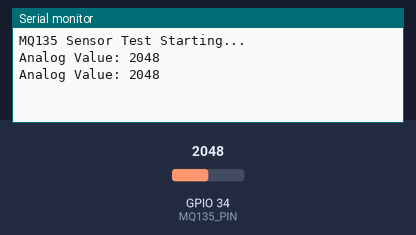
Simulated run of this sketch. Board: ESP32. On the bench: the last lines printed to the serial monitor. The test bench sets the inputs (shaded band); at power-on: GPIO 34 (MQ135_PIN) = 2048.

Above: at 2.2 s.
2.3 s: GPIO 34 (MQ135_PIN) set to 2866
At 3.6 s:
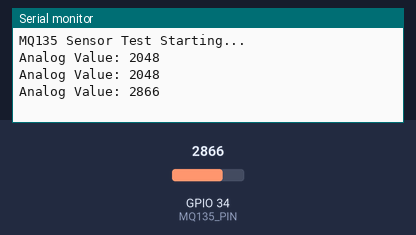
3.8 s: GPIO 34 (MQ135_PIN) set to 3603
At 4.5 s:
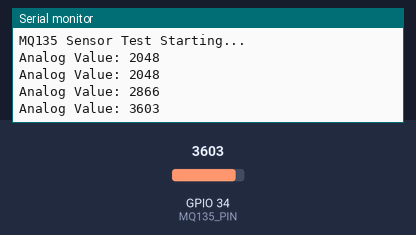
Timing chart, 0 to 6.8 s (numbered marks = the images above; inputs shaded):
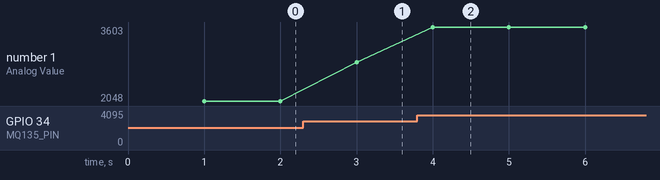

Measured:
- after the input at 2.3 s, the serial monitor: prints a new line after 0.70 s (image 1)
- after the input at 3.8 s, the serial monitor: prints a new line after 0.20 s (image 2)
- plotted number 1: 2048 → 2866 after the input at 2.3 s, 2866 → 3603 after the input at 3.8 s

The sketch:

MQ135.ino
```cpp
// ================= MQ135 =================
// VCC → VIN (5V)
// GND → GND
// A0 → GPIO34
#define MQ135_PIN 34   // Analog pin

void setup() {
  Serial.begin(115200);
  delay(1000);
  Serial.println("MQ135 Sensor Test Starting...");
}

void loop() {
  int sensorValue = analogRead(MQ135_PIN);

  Serial.print("Analog Value: ");
  Serial.println(sensorValue);

  delay(1000);
}
```
